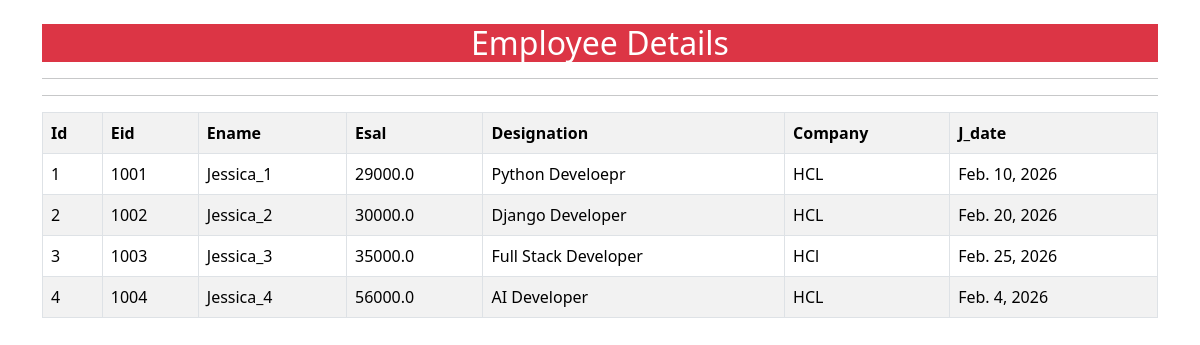
Screenshot of /data_1/ with the database file from the repository.
### application1/models.py (models this page shows)
class Employees(models.Model):
    Eid=models.IntegerField()
    Ename=models.CharField(max_length=25)
    Esal=models.FloatField()
    Design=models.CharField(max_length=25)
    Company=models.CharField(max_length=25)
    J_date=models.DateField()

### application1/views.py (the view)
# urls.py: path('data_1/', views.Test_case1),
def Test_case1(request):
    Data=Employees.objects.all()
    return render(request,"application1/S1.html",{"Data":Data})

### templates/application1/S1.html (shortened to what this page needs)
<!DOCTYPE html>
{% load static %}
<html lang="en">
<head>
    <link href="https://cdn.jsdelivr.net/npm/bootstrap@5.3.2/dist/css/bootstrap.min.css" rel="stylesheet">
</head>
<body>
    <br>
    <div class="container">
        <div class="row">
            <div class="col-md-12">
                <h2 class="text-center text-white bg-danger">Employee Details</h2>
                <hr>
                <hr>
                <table class="table table-bordered table-striped table-hover">
                    <tr>
                        <th>Id</th>
                        <th>Eid</th>
                        <th>Ename</th>
                        <th>Esal</th>
                        <th>Designation</th>
                        <th>Company</th>
                        <th>J_date</th>
                    </tr>
                    {% for d1 in Data %}
                    <tr>
                        <td>{{d1.id}}</td>
                        <td>{{d1.Eid}}</td>
                        <td>{{d1.Ename}}</td>
                        <td>{{d1.Esal}}</td>
                        <td>{{d1.Design}}</td>
                        <td>{{d1.Company}}</td>
                        <td>{{d1.J_date}}</td>
                    </tr>
                    {% endfor%}
                </table>
            </div>
        </div>
    </div>
</body>
</html>

### rows the page displays
Employees: id "1", Eid "1001", Ename "Jessica_1", Esal "29000.0", Design "Python Develoepr", Company "HCL", J_date "Feb. 10, 2026"
Employees: id "2", Eid "1002", Ename "Jessica_2", Esal "30000.0", Design "Django Developer", Company "HCL", J_date "Feb. 20, 2026"
Employees: id "3", Eid "1003", Ename "Jessica_3", Esal "35000.0", Design "Full Stack Developer", Company "HCl", J_date "Feb. 25, 2026"
Employees: id "4", Eid "1004", Ename "Jessica_4", Esal "56000.0", Design "AI Developer", Company "HCL", J_date "Feb. 4, 2026"
